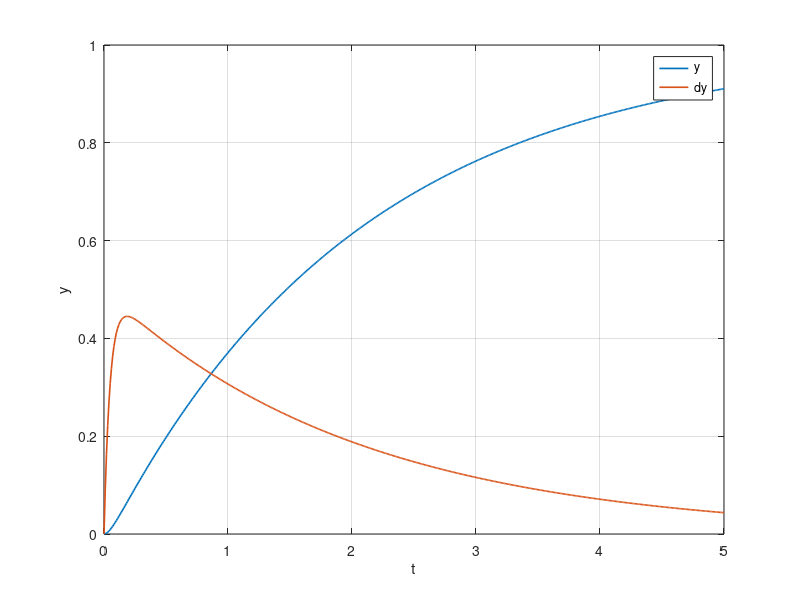

MATLAB code to generate this figure:
clc
clear
close all

h = 0.01; % time-step
t = 0:h:5; % simulation time
Nt = numel(t);
y = zeros(2,Nt);
y(: ,1)=[0;0]; % initial values
f = @(t,y) [y(2);-21*y(2)-10*y(1)+10]; % ode function
for i=1:Nt-1
    k1=h * f(t(i) , y(: , i));
    k2=h * f(t(i)+h/2 , y(: , i)+k1/2);
    k3=h * f(t(i)+h/2 , y(: , i)+k2/2);
    k4=h * f(t(i)+h , y(: , i)+k3);
    y(: , i+1) = y(: ,i) + 1/6*(k1 + 2*k2 + 2*k3 + k4);
end
figure
plot(t,y(1,:),'LineWidth',1.2)
hold on
plot(t,y(2,:),'LineWidth',1.2)
xlabel('t')
ylabel('y')
grid on
legend({'y','dy'})